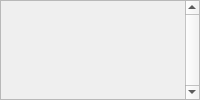
<?xml version="1.0" encoding="UTF-8"?>
<ui version="4.0">
 <class>OBSTextMustacheDefinitions</class>
 <widget class="QWidget" name="dockWidgetContents">
	<layout class="QVBoxLayout" name="baseLayout">
		<property name="spacing">
			<number>0</number>
		</property>
		<property name="leftMargin">
			<number>0</number>
		</property>
		<property name="topMargin">
			<number>0</number>
		</property>
		<property name="rightMargin">
			<number>0</number>
		</property>
		<property name="bottomMargin">
			<number>0</number>
		</property>
		<item>
			<widget class="QScrollArea" name="vScrollArea">
				<property name="frameShape">
					<enum>QFrame::StyledPanel</enum>
				</property>
				<property name="frameShadow">
					<enum>QFrame::Sunken</enum>
				</property>
				<property name="verticalScrollBarPolicy">
					<enum>Qt::ScrollBarAlwaysOn</enum>
				</property>
				<property name="horizontalScrollBarPolicy">
					<enum>Qt::ScrollBarAlwaysOff</enum>
				</property>
				<property name="widgetResizable">
					<bool>true</bool>
				</property>
				<widget class="QWidget" name="vWidgets">
					<property name="geometry">
						<rect>
							<x>0</x>
							<y>0</y>
							<width>71</width>
							<height>16</height>
						</rect>
					</property>
					<property name="sizePolicy">
						<sizepolicy hsizetype="Preferred" vsizetype="Maximum">
							<horstretch>0</horstretch>
							<verstretch>0</verstretch>
						</sizepolicy>
					</property>
                    <layout class="QGridLayout" name="gridLayout" rowstretch="0">
                        <property name="sizeConstraint">
                            <enum>QLayout::SetMinimumSize</enum>
                        </property>
                        <item row="0" column="0">
                            <spacer name="verticalSpacer">
                                <property name="orientation">
                                    <enum>Qt::Vertical</enum>
                                </property>
                                <property name="sizeHint" stdset="0">
                                    <size>
                                        <width>20</width>
                                        <height>40</height>
                                    </size>
                                </property>
                            </spacer>
                        </item>
                    </layout>
				</widget>
            </widget>
		</item>
	</layout>
  </widget>
 <resources/>
 <connections/>
</ui>
